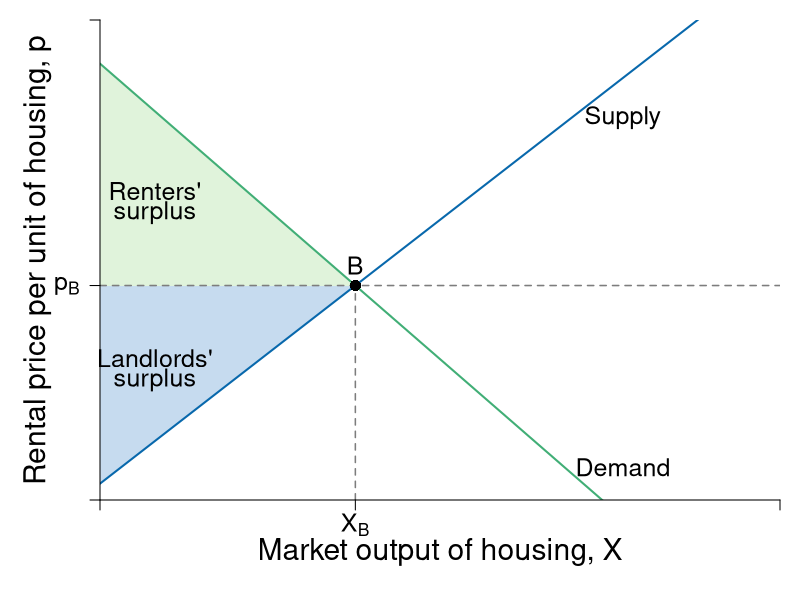

Write the R code that produced this figure.
require(shape)
pdf(file = "public_mechanism/landlord_no_rc.pdf", width = 9, height = 7)

# Set parameters for graphics
axislabelsize <- 1.8
labelsize <- 1.5
namesize <- 1.8
annotatesize <- 1.5
graphlinewidth <- 2
segmentlinewidth <- 1.5

COL <- c("#7fc97f", "#beaed4", "#fdc086", "#ffff99", "#386cb0", "#f0027f", "#bf5b17", "#666666")
COLA <- c("#e0f3db", "#99d8c9","#66c2a4","#41ae76", "#238b45", "#005824")
COLB <- c("#c6dbef", "#4eb3d3", "#2b8cbe", "#0868ac","#084081")
COLC <- c("#fcfbfd", "#efedf5", "#dadaeb", "#bcbddc", "#9e9ac8", "#807dba", "#6a51a3", "#54278f", "#3f007d")
grays <- gray.colors(25, start = 1, end = 0, alpha = 1)

par(mar =  c(5, 5, 1, 1))

Demand <- function(x, rmax = 20, xmax = 12, n = 8) {
  rmax - (rmax/(n*xmax))*x
}

mrsA <- function(x, rmax = 20, xmax = 10) {
  rmax - (rmax/xmax)*x
}

#uA <- function(x, y, rmax, rmax = 20, xmax = 10) {
#  y + rmax*x - (1/2)(rmax/xmax)*x^2
#}


Supply <- function(x, c1 = 0.75, c2 = 0.0465){
  c1 + 4*c2*x
}

xlims <- c(0, 130)
ylims <- c(0, 22)

npts <- 501 
x <- seq(xlims[1], xlims[2], length.out = npts)
y <- seq(ylims[1], ylims[2], length.out = npts) 
a <- c(46.08, 55, 64)
b <- c(46.08, 55, 64)

plot(0, 0, xlim = xlims, ylim = ylims, type = "n",
     xlab = expression(paste("")),
     ylab = expression(paste("")), 
     xaxt = "n", 
     yaxt = "n", 
     cex.lab = axislabelsize, 
     bty = "n",
     xaxs = "i", 
     yaxs = "i")


ticksy <- c(0, 9.83, ylims[2])
ylabels <- c(NA, expression(paste(p[B])), NA)
ticksx <- c(0, 48.817, xlims[2])
xlabels <- c(NA, expression(paste(X[B])), NA)

npts <- 500 
xx1 <- seq(xlims[1], xlims[2], length.out = npts)

#Draw the polygon for landlord surplus
xpoly1 <- c(0, 28.226, 0, 0)
ypoly1 <- c(0.75, 6, 6, 0.75)
polygon(x = xpoly1, y = ypoly1, col=COLB[1], density=NULL, border = NA)

#Draw the polygon for renter surplus
xpoly2 <- c(0, 0, 28.226, 28.226)
ypoly2 <- c(6, 20, 14.1196, 6)
polygon(x = xpoly2, y = ypoly2, col=COLA[1], density=NULL, border = NA)

#Draw the polygon for renter loss
xpoly3 <- c(28.226, 28.226, 48.817)
ypoly3 <- c( 9.83, 14.1196, 9.83)
polygon(x = xpoly3, y = ypoly3, col=COLA[1], density=NULL, border = NA)

#Draw the polygon for LL loss
xpoly4 <- c(28.226, 28.226, 48.817)
ypoly4 <- c(6, 9.83, 9.83)
polygon(x = xpoly4, y = ypoly4, col=COLB[1], density=NULL, border = NA)

# CHANGE THIS COLOR

# Draw now renters surplus
xpoly5 <- c(0, 0, 28.226, 28.226)
ypoly5 <- c(9.83, 6, 6, 9.83)
polygon(x = xpoly5, y = ypoly5, col=COLB[1], density=NULL, border = NA)

#text(51, 5.5, expression(paste("Landlord Surplus Lost")), xpd = TRUE, cex = labelsize) 

#Segments
segments(0, 9.83, xlims[2], 9.83, lty = 2, grays[20] , lwd = segmentlinewidth)
segments(48.817, 0, 48.817, 9.83, lty = 2, col = grays[20] , lwd = segmentlinewidth)


# segments(0, 6, xlims[2], 6, lty = 2, grays[20] , lwd = segmentlinewidth)
# segments(28.226, 0, 28.226, 14.1196, lty = 2, grays[20] , lwd = segmentlinewidth)

#Lines for mrs graph
lines(xx1, Demand(xx1), col = COLA[4], lwd = graphlinewidth)
lines(xx1, Supply(xx1), col = COLB[4], lwd = graphlinewidth)

# Points
points(48.817, 9.83, pch = 16, col = "black", cex = 1.5)
text(48.817, 10.75, expression(paste(B)), xpd = TRUE, cex = labelsize)

# segments(48.817 +18.226, 0, 48.817 +18.226, 6, lty = 2, col = grays[20] , lwd = segmentlinewidth)


# segments(0, 6, xlims[2], 6, lty = 2, grays[20] , lwd = segmentlinewidth)
# segments(28.226, 0, 28.226, 14.1196, lty = 2, grays[20] , lwd = segmentlinewidth)

#Label axes
mtext(expression(paste("Market output of housing, ", X)), side=1, line = 2.5, cex = axislabelsize)
text(-12, 0.5*ylims[2], expression(paste("Rental price per unit of housing, ", p)), xpd = TRUE, cex = axislabelsize, srt = 90) 

# Labels
text(10.5, 6.5, expression(paste("Landlords'")), xpd = TRUE, cex = labelsize)
text(10.5, 5.5, expression(paste("surplus")), xpd = TRUE, cex = labelsize)
text(10.5, 14.16, expression(paste("Renters'")), xpd = TRUE, cex = labelsize) 
text(10.5, 13.16, expression(paste("surplus")), xpd = TRUE, cex = labelsize)

#text(100, 10.25, expression("Price, Before"), cex = labelsize)
#text(100, 5.5, expression(paste("Rent Control Price")), cex = labelsize)

text(100, 1.5, expression("Demand"), cex = labelsize)
text(100, 17.5, expression("Supply"), cex = labelsize)


axis(1, at = ticksx, pos = 0, labels = xlabels, cex.axis = labelsize)
axis(2, at = ticksy, pos = 0, labels = ylabels, las = 1, cex.axis = labelsize)

dev.off()
